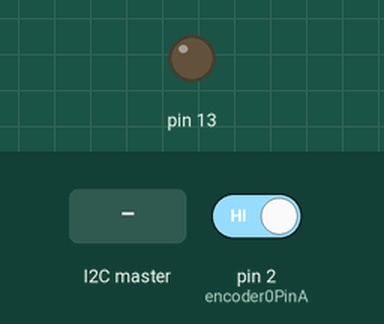
The sketch below on a simulated Arduino Uno, built with avr-gcc and run on an emulated ATmega328P. On the bench: output pins drawn as LEDs (lit = HIGH). The inputs (shaded band) are chosen by the test bench; at power-on: pin 2 (encoder0PinA) HIGH.

Above: at 1.2 s.
1.3 s: the I2C master sends the byte 1
At 2.4 s:
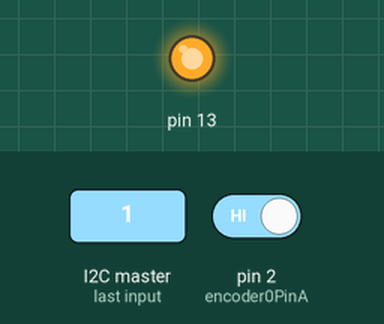
Timing chart, 0 to 4.3 s (numbered marks = the images above; inputs shaded):
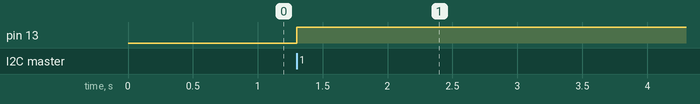

Measured:
- after the input at 1.3 s, pin 13: LOW → HIGH at once

The sketch:

i2c_motor.ino
```cpp
#include <Wire.h>

#define encoder0PinA 2

const boolean isDebug = false;

int encoder0Pos = 0;
unsigned int tmp_Pos = 1;

int number = 0;
boolean state = 0;

const float Pi = 3.141593;
const float diameter = 120; // [mm]

const int steps = 16;
double velocity = 0;

const float sampleTime = 100; // [ms]
union Encoder
{
  int val;
  byte b[2]; // Array de bytes de tamaño igual al tamaño de la primera variable: int = 2 bytes, float = 4 bytes
} myEncoder;

void toggleLed()
{
  if (state == 0){
    digitalWrite(13, HIGH); // set the LED on
    state = 1;
   } else {
    digitalWrite(13, LOW); // set the LED off
    state = 0;
   }
}

void doEncoderA()
{
  encoder0Pos = encoder0Pos + 1;
  // if (isDebug) Serial.println(encoder0Pos);
}

void receiveData(int byteCount)
{
  while(Wire.available())
  {
    number = Wire.read();
    Serial.print("number = ");
    Serial.println(number);

    if (number == 1) toggleLed();
  }
}

void requestEvent()
{
  Wire.write(myEncoder.b, sizeof(myEncoder.val));
}

void setup()
{
  Wire.begin(0x04);             // join i2c bus with address #2
  Wire.onReceive(receiveData); // register event
  Wire.onRequest(requestEvent); // register event

  if (isDebug) Serial.begin(115200);
  pinMode(13, OUTPUT);

  pinMode(encoder0PinA, INPUT_PULLUP);
  // FALLING
  // CHANGE
  attachInterrupt(0, doEncoderA, CHANGE);
  Serial.println("start");
}

void loop()
{
  myEncoder.val = encoder0Pos;

  if (isDebug)
  {
    // velocity = (encoder0Pos * (Pi * diameter) / steps) / sampleTime;
    Serial.println(encoder0Pos);
    // Serial.print("velocity: ");
    // Serial.print(velocity);
    // Serial.println(" m/s");
  }

  encoder0Pos = 0;
  delay(sampleTime);
}
```
